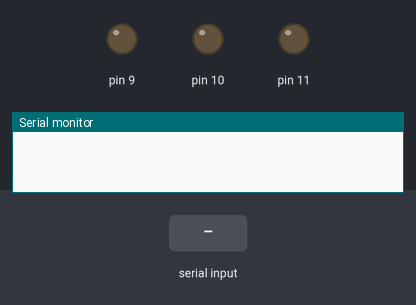
The sketch below on a simulated Arduino Uno, built with avr-gcc and run on an emulated ATmega328P. Shown: output pins drawn as LEDs (lit = HIGH), the last lines printed to the serial monitor. The inputs (shaded band) are chosen by the test bench.

Above: at 1.2 s.
1.3 s: "90,45\n" received over Serial
At 3.5 s:
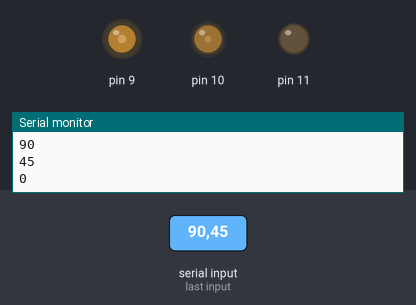
3.8 s: "," received over Serial
At 5.4 s:
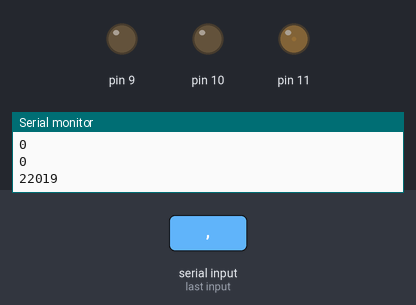
6.3 s: "30,150\n" received over Serial
At 8.5 s:
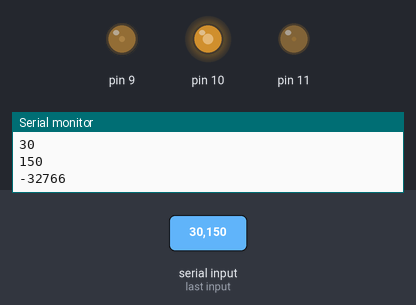
8.8 s: "5\n" received over Serial
At 10.5 s:
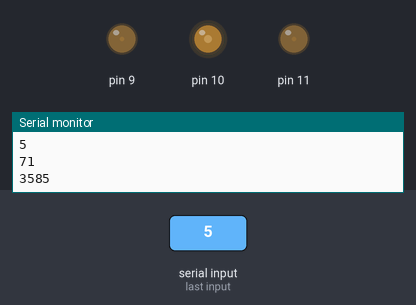
11.3 s: "200\n" received over Serial
At 13.5 s:
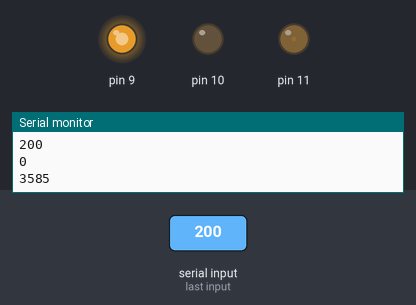
13.8 s: "90\n" received over Serial
At 15.5 s:
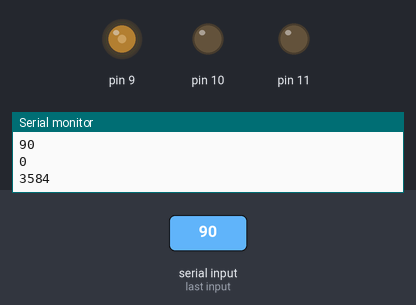
Timing chart, 0 to 17.0 s (numbered marks = the images above; inputs shaded):
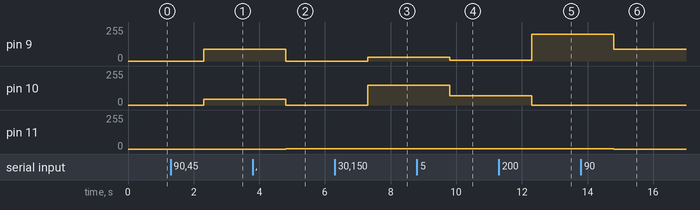

The sketch:

experiment.ino
```cpp
void setup() {
  Serial.begin(9600);
}

void loop() {
  if (Serial.available() > 0) {
    String inc = Serial.readString();
    int data[3];
    int numArgs = 0;

    int beginIdx = 0;
    int idx = inc.indexOf(",");

    String arg;
    char charBuffer[16];

    while (idx != -1)
    {
        arg = inc.substring(beginIdx, idx);
        arg.toCharArray(charBuffer, 16);

        // add error handling for atoi:
        data[numArgs++] = atoi(charBuffer);
        beginIdx = idx + 1;
        idx = inc.indexOf(",", beginIdx);
    }

    data[numArgs++] = inc.substring(beginIdx).toInt();
    Serial.println(data[0]);
    Serial.println(data[1]);
    Serial.println(data[2]);

    analogWrite(9, data[0]);
    analogWrite(10, data[1]);
    analogWrite(11, data[2]);

  }
}
```

Measured:
- after the input at 1.3 s, pin 9: 0/255 → 90/255 after 1.0 s; pin 10: 0/255 → 45/255 after 1.0 s
- after the input at 3.8 s, pin 9: 90/255 → 0/255 after 1.0 s; pin 10: 45/255 → 0/255 after 1.0 s; pin 11: 0/255 → 3/255 after 1.0 s
- after the input at 6.3 s, pin 9: 0/255 → 30/255 after 1.0 s; pin 10: 0/255 → 150/255 after 1.0 s; pin 11: 3/255 → 2/255 after 1.0 s
- after the input at 8.8 s, pin 9: 30/255 → 5/255 after 1.0 s; pin 10: 150/255 → 71/255 after 1.0 s; pin 11: 2/255 → 1/255 after 1.0 s
- after the input at 11.3 s, pin 9: 5/255 → 200/255 after 1.0 s; pin 10: 71/255 → 0/255 after 1.0 s
- after the input at 13.8 s, pin 9: 200/255 → 90/255 after 1.0 s; pin 11: 1/255 → 0/255 after 1.0 s
